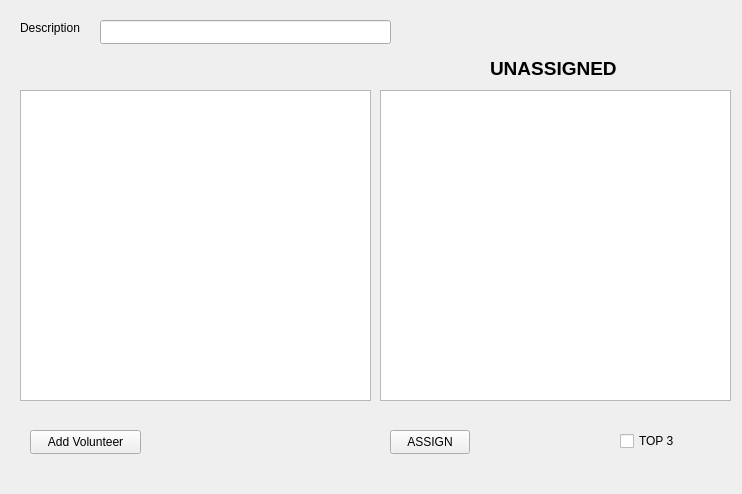
<?xml version="1.0" encoding="UTF-8"?>
<ui version="4.0">
 <class>PracticOOPVodaIoanClass</class>
 <widget class="QWidget" name="PracticOOPVodaIoanClass">
  <property name="geometry">
   <rect>
    <x>0</x>
    <y>0</y>
    <width>742</width>
    <height>494</height>
   </rect>
  </property>
  <property name="windowTitle">
   <string>PracticOOPVodaIoan</string>
  </property>
  <widget class="QLineEdit" name="putDescription">
   <property name="geometry">
    <rect>
     <x>100</x>
     <y>20</y>
     <width>291</width>
     <height>24</height>
    </rect>
   </property>
   <property name="readOnly">
    <bool>true</bool>
   </property>
  </widget>
  <widget class="QLabel" name="label">
   <property name="geometry">
    <rect>
     <x>20</x>
     <y>20</y>
     <width>61</width>
     <height>16</height>
    </rect>
   </property>
   <property name="text">
    <string>Description</string>
   </property>
  </widget>
  <widget class="QListWidget" name="assignedList">
   <property name="geometry">
    <rect>
     <x>20</x>
     <y>90</y>
     <width>351</width>
     <height>311</height>
    </rect>
   </property>
  </widget>
  <widget class="QListWidget" name="unassignedList">
   <property name="geometry">
    <rect>
     <x>380</x>
     <y>90</y>
     <width>351</width>
     <height>311</height>
    </rect>
   </property>
  </widget>
  <widget class="QLabel" name="label_2">
   <property name="geometry">
    <rect>
     <x>490</x>
     <y>60</y>
     <width>151</width>
     <height>16</height>
    </rect>
   </property>
   <property name="font">
    <font>
     <pointsize>14</pointsize>
     <bold>true</bold>
    </font>
   </property>
   <property name="text">
    <string>UNASSIGNED</string>
   </property>
  </widget>
  <widget class="QPushButton" name="addVolunteer">
   <property name="geometry">
    <rect>
     <x>30</x>
     <y>430</y>
     <width>111</width>
     <height>24</height>
    </rect>
   </property>
   <property name="text">
    <string>Add Volunteer</string>
   </property>
  </widget>
  <widget class="QCheckBox" name="topThreeBox">
   <property name="geometry">
    <rect>
     <x>620</x>
     <y>430</y>
     <width>77</width>
     <height>22</height>
    </rect>
   </property>
   <property name="text">
    <string>TOP 3</string>
   </property>
  </widget>
  <widget class="QPushButton" name="asssignButton">
   <property name="geometry">
    <rect>
     <x>390</x>
     <y>430</y>
     <width>80</width>
     <height>24</height>
    </rect>
   </property>
   <property name="text">
    <string>ASSIGN</string>
   </property>
  </widget>
 </widget>
 <layoutdefault spacing="6" margin="11"/>
 <resources>
  <include location="PracticOOPVodaIoan.qrc"/>
 </resources>
 <connections/>
</ui>
